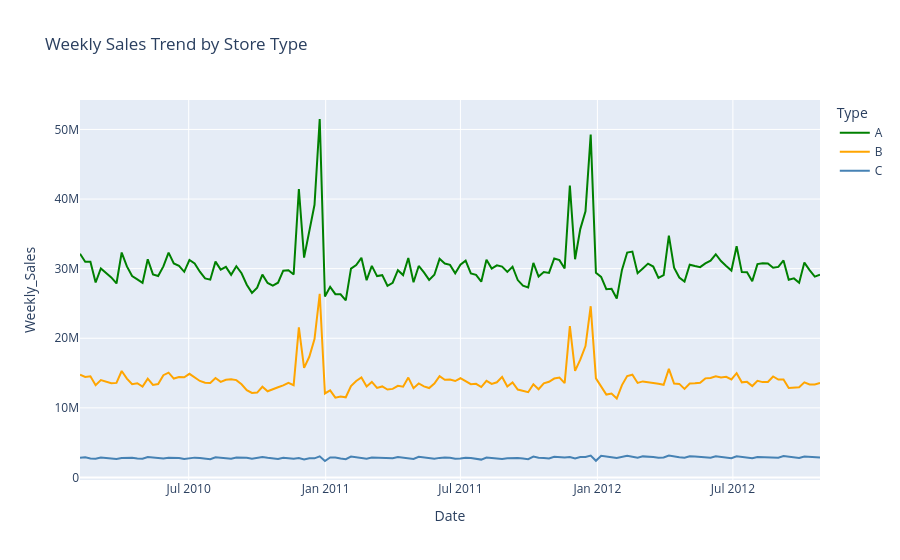

This figure's notebook cell:
### Markdown cell above
#### Store Type Sales Dashboard

### Code cell
type_df = train_merged.groupby(["Date", "Type"])["Weekly_Sales"].sum().reset_index()

fig = px.line(
    type_df,
    x="Date",
    y="Weekly_Sales",
    color="Type",
    title="Weekly Sales Trend by Store Type",
    color_discrete_map={
        "A": "green",
        "B": "orange",
        "C": "steelblue",}
)

fig.show()

### Figure 1 — Plotly figure (JSON) as saved in the notebook; plotly's stock layout.template omitted (floating-point values rounded to 4 significant figures; data arrays with more than 128 entries replaced by an {"elided": "..."} marker saying what was removed)
{"data": [{"hovertemplate": "Type=A<br>Date=%{x}<br>Weekly_Sales=%{y}<extra></extra>", "legendgroup": "A", "line": {"color": "green", "dash": "solid"}, "marker": {"symbol": "circle"}, "mode": "lines", "name": "A", "orientation": "v", "showlegend": true, "type": "scatter", "x": {"elided": "143 str values"}, "xaxis": "x", "y": {"elided": "143 float values"}, "yaxis": "y"}, {"hovertemplate": "Type=B<br>Date=%{x}<br>Weekly_Sales=%{y}<extra></extra>", "legendgroup": "B", "line": {"color": "orange", "dash": "solid"}, "marker": {"symbol": "circle"}, "mode": "lines", "name": "B", "orientation": "v", "showlegend": true, "type": "scatter", "x": {"elided": "143 str values"}, "xaxis": "x", "y": {"elided": "143 float values"}, "yaxis": "y"}, {"hovertemplate": "Type=C<br>Date=%{x}<br>Weekly_Sales=%{y}<extra></extra>", "legendgroup": "C", "line": {"color": "steelblue", "dash": "solid"}, "marker": {"symbol": "circle"}, "mode": "lines", "name": "C", "orientation": "v", "showlegend": true, "type": "scatter", "x": {"elided": "143 str values"}, "xaxis": "x", "y": {"elided": "143 float values"}, "yaxis": "y"}], "layout": {"legend": {"title": {"text": "Type"}, "tracegroupgap": 0}, "title": {"text": "Weekly Sales Trend by Store Type"}, "xaxis": {"anchor": "y", "domain": [0, 1], "title": {"text": "Date"}}, "yaxis": {"anchor": "x", "domain": [0, 1], "title": {"text": "Weekly_Sales"}}}}
